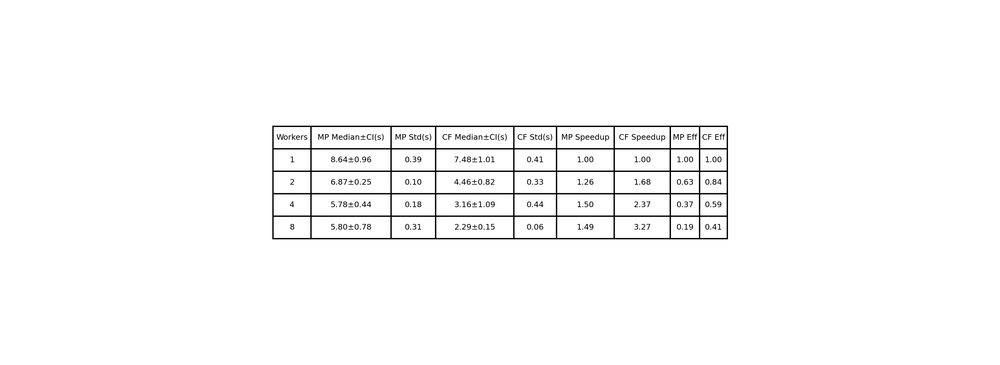
#> input picture performance_table.png, 1000 x 365 px, shrunk from 3209 x 1170 before the run, given as the content of the folder food_subset, which was not available
$ python main.py   (older library calls are emulated)
#> lines starting #> are read from the running program, lines starting #| are printed output that depends on the picture; pictures that were not available may be replaced by others from this repository, and a replacement may not be noted
### parallel_multiprocessing.py
import os
import time
from multiprocessing import Pool
from image_filters import ImageFilters

def process_single_image(args):
    image_path, output_dir = args
    return ImageFilters.process_image(image_path, output_dir)

def parallel_process_multiprocessing(input_dir, output_dir, num_processes=4):
    # Process images using multiprocessing.Pool.
    #
    #   Rationale:
    #       - OpenCV filters are CPU-bound native code. Using processes avoids the GIL and lets
    #         the OS schedule real parallel compute across CPU cores.
    #       - The default number of processes is the CPU core count.
    #       - chunksize can reduce scheduling overhead for many small tasks.
    #
    #       Returns:
    #           elapsed_seconds (float): Time taken to process all images.
#> called with input_dir = 'food_subset', output_dir = 'output_results/multiprocessing_1_run0', num_processes = 1
    if not os.path.exists(output_dir):
        os.makedirs(output_dir)

    # Get all image paths
    image_paths = []
    for root, dirs, files in os.walk(input_dir):
        for file in files:
            if file.lower().endswith(('.jpg', '.jpeg', '.png')):
                image_paths.append(os.path.join(root, file))

    print(f"Found {len(image_paths)} images")

    # Prepare arguments
    args_list = [(path, output_dir) for path in image_paths]

    # Process in parallel
    start_time = time.time()

    with Pool(processes=num_processes) as pool:
        results = pool.map(process_single_image, args_list)
#> in process_image, img is the input picture: shape (365, 1000, 3); min 0, max 255, mean 249.9

    end_time = time.time()

    processed = len([r for r in results if r])
    print(f"Processed {processed} images")
    return end_time - start_time, processed

### image_filters.py
import os
import cv2
import numpy as np

class ImageFilters:
    @staticmethod
    def grayscale(image):
        return cv2.cvtColor(image, cv2.COLOR_BGR2GRAY)

    @staticmethod
    def gaussian_blur(image):
        return cv2.GaussianBlur(image, (3, 3), 0)
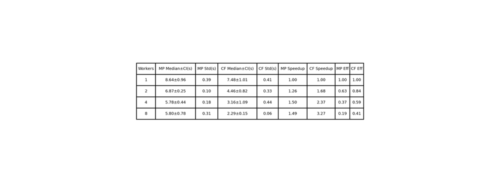
#> returned value: shape (365, 1000, 3) (shown at 1/2 size); min 43, max 255, mean 249.9

    @staticmethod
    def sobel_edge(image):
        if len(image.shape) == 3:  # Convert to grayscale if needed
            image = cv2.cvtColor(image, cv2.COLOR_BGR2GRAY)
        sobelx = cv2.Sobel(image, cv2.CV_64F, 1, 0, ksize=3)
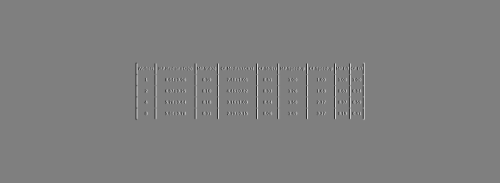
#> sobelx: shape (365, 1000) float64 (shown at 1/2 size); min -1020, max 1020, mean 0; drawn with min black and max white
        sobely = cv2.Sobel(image, cv2.CV_64F, 0, 1, ksize=3)
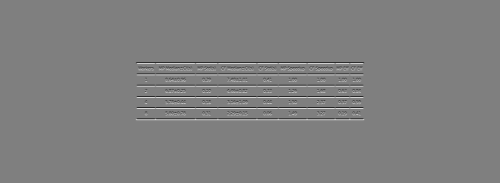
#> sobely: shape (365, 1000) float64 (shown at 1/2 size); min -1019, max 1019, mean 0; drawn with min black and max white
        magnitude = np.sqrt(sobelx**2 + sobely**2)
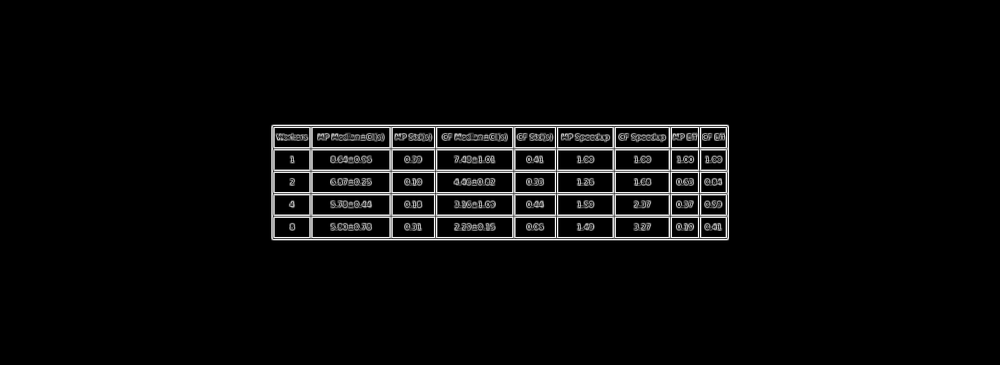
#> magnitude: shape (365, 1000) float64; min 0, max 1043.8, mean 37; drawn with min black and max white
        return np.uint8(np.clip(magnitude, 0, 255))
#> returned value: shape (365, 1000)

    @staticmethod
    def sharpen(image):
        kernel = np.array([[-1, -1, -1],
                          [-1, 9, -1],
                          [-1, -1, -1]])
#> kernel = [[-1, -1, -1], [-1, 9, -1], [-1, -1, -1]]
#> (the rest of the program and of its run is left out)
